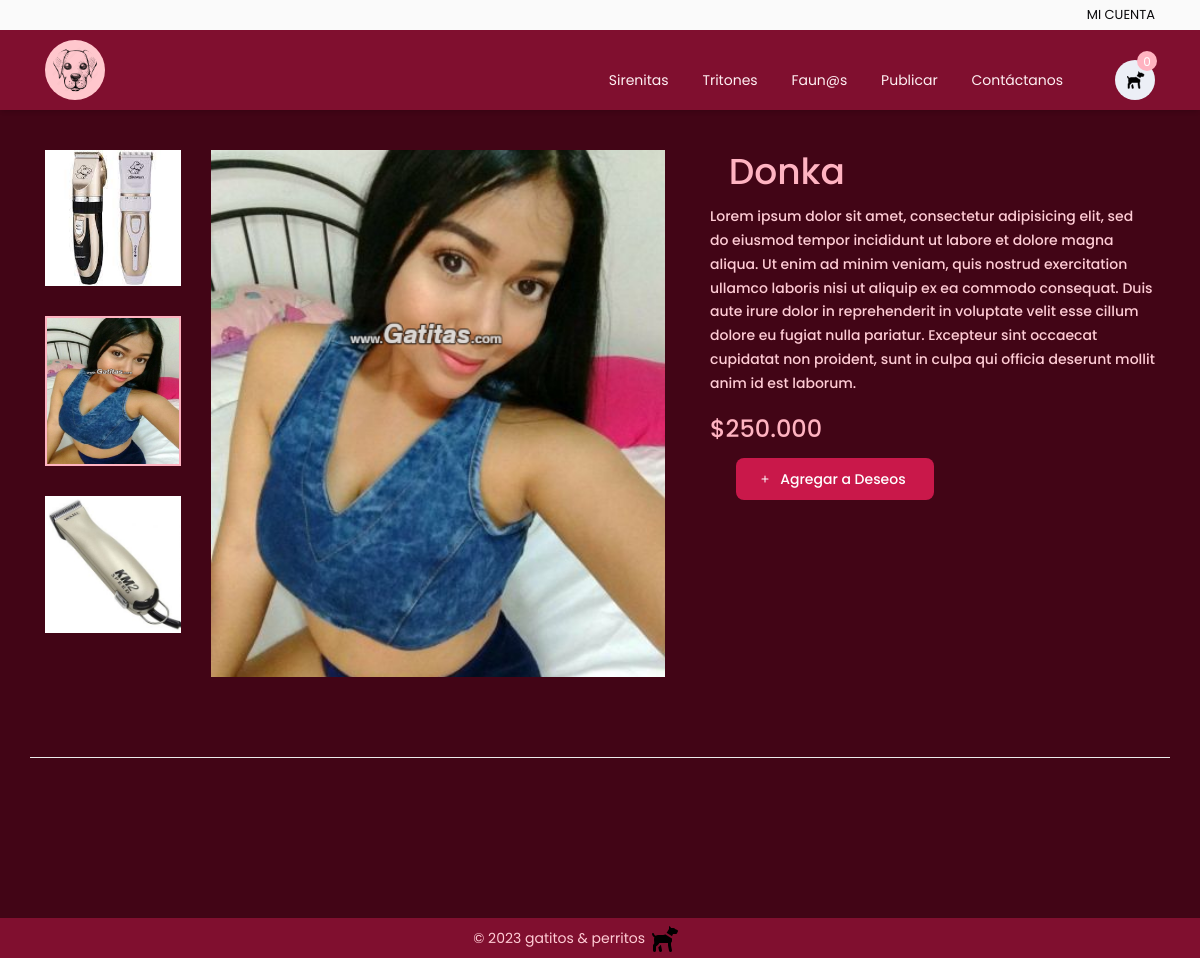
Screenshot of /detallesArticulo.php?idProd=1 with the database file from the repository.
### tables this page shows
CREATE TABLE `fotoproducts` (
  `id` int(11) NOT NULL,
  `products_id` int(11) DEFAULT NULL,
  `foto1` varchar(100) DEFAULT NULL,
  `foto2` varchar(100) DEFAULT NULL,
  `foto3` varchar(100) DEFAULT NULL
);

CREATE TABLE `products` (
  `id` int(11) NOT NULL,
  `nameProd` varchar(250) DEFAULT NULL,
  `precio` varchar(250) DEFAULT NULL,
  `description_Prod` text DEFAULT NULL
);

### detallesArticulo.php (the view, shortened to what this page needs)
<!DOCTYPE html>
<html lang="es">
<head>
	<link rel="stylesheet" href="https://cdn.jsdelivr.net/npm/bootstrap-icons@1.10.5/font/bootstrap-icons.css">
	<link rel="stylesheet" type="text/css" href="assets/styles/bootstrap4/bootstrap.min.css">
	<link rel="stylesheet" type="text/css" href="assets/styles/main_styles.css">
	<link rel="stylesheet" type="text/css" href="assets/styles/responsive.css">
	<link rel="stylesheet" type="text/css" href="assets/styles/single_styles.css">
	<link rel="stylesheet" type="text/css" href="assets/styles/single_responsive.css">
	<link rel="stylesheet" href="assets/styles/button_cart.css">
	<link rel="stylesheet" href="assets/styles/loader.css">
</head>
<body>
	<div class="super_container">
		<?php
		include('funciones/funciones_tienda.php');
		$idProd = isset($_POST['idProd']) ? $_POST['idProd'] : $_GET['idProd'];
		include('header.php');
		$resultadoDetalleProduct = detalles_producto_seleccionado($con, $idProd);
		?>
		<div class="container single_product_container">
			<div class="row">
				<?php
				while ($dataProduct = mysqli_fetch_array($resultadoDetalleProduct)) { ?>
					<div class="col-lg-7">
						<div class="single_product_pics">
							<div class="row">
								<div class="col-lg-3 thumbnails_col order-lg-1 order-2">
									<div class="single_product_thumbnails">
										<ul>
											<li class="hoverAnimationProduct">
												<img src="<?php echo $dataProduct["foto2"]; ?>" alt="" data-image="<?php echo $dataProduct["foto2"]; ?>">
											</li>
											<li class="active hoverAnimationProduct">
												<img src="<?php echo $dataProduct["foto1"]; ?>" alt="" data-image="<?php echo $dataProduct["foto1"]; ?>">
											</li>
											<li class="hoverAnimationProduct">
												<img src="<?php echo $dataProduct["foto3"]; ?>" alt="" data-image="<?php echo $dataProduct["foto3"]; ?>">
											</li>
										</ul>
									</div>
								</div>
								<div class="col-lg-9 image_col order-lg-2 order-1">
									<div class="single_product_image">
										<div class="single_product_image_background" style="background-image:url(<?php echo $dataProduct["foto1"]; ?>)"></div>
									</div>
								</div>
							</div>
						</div>
					</div>
					<div class="col-lg-5">
						<div class="product_details">
							<div class="product_details_title">
								<h2 id="titleArticulo">
									<?php echo $dataProduct['nameProd']; ?>
								</h2>
								<p>
									<?php echo $dataProduct['description_Prod']; ?>
								</p>
							</div>
							<div class="product_price">$<?php echo number_format($dataProduct['precio'], 0, '', '.'); ?> </div>
							<div class="quantity d-flex flex-column flex-sm-row align-items-sm-center">
								<p>
									<button class="button cart-button btn block" onclick="agregarCarrito(this, '<?php echo $dataProduct['prodId']; ?>', '<?php echo $dataProduct['precio']; ?>')">
										<span>Agregar a Deseos</span>
									</button>
								</p>
							</div>
						</div>
					</div>
				<?php } ?>
			</div>
		</div>
	</div>
</body>
</html>

### assets/styles/main_styles.css (style rules this page uses)
html { min-height: 100%; position: relative; }
* { margin: 0; padding: 0; }
body { font-family: "Poppins", sans-serif; font-size: 14px; line-height: 23px; font-weight: 400; background: #420516; color: #1e1e27; }
div { display: block; position: relative; -webkit-box-sizing: border-box; -moz-box-sizing: border-box; box-sizing: border-box; }
ul { list-style: none; margin-bottom: 0px; }
p { font-family: "Poppins", sans-serif; font-size: 14px; line-height: 1.7; font-weight: 500; color: #989898; -webkit-font-smoothing: antialiased; -webkit-text-shadow: rgba(0, 0, 0, 0.01) 0 0 1px; text-shadow: rgba(0, 0, 0, 0.01) 0 0 1px; }
h2 { font-size: 50px; }
h2 { color: #e3041d; -webkit-font-smoothing: antialiased; -webkit-text-shadow: rgba(0, 0, 0, 0.01) 0 0 1px; text-shadow: rgba(0, 0, 0, 0.01) 0 0 1px; }
.super_container { width: 100%; overflow: hidden; margin-bottom: 200px; }
.product_price { font-size: 16px; color: #FFB3C1; font-weight: 600; }
.newsletter { width: 100%; height: 40px; background: #800F2F; margin-top: 81px; position: fixed; bottom: 0; }
.footer_nav_container { height: 70px; }
.cr { margin-right: 48px; text-align: center; }
.footer_nav li a, .cr { font-size: 14px; color: #FFCCD5; line-height: 40px; -webkit-transition: all 300ms ease; -moz-transition: all 300ms ease; -ms-transition: all 300ms ease; -o-transition: all 300ms ease; transition: all 300ms ease; }
#titleArticulo { color: #FFB3C1 !important; }
.btn { cursor: pointer !important; }

### assets/styles/single_styles.css (style rules this page uses)
div { display: block; position: relative; -webkit-box-sizing: border-box; -moz-box-sizing: border-box; box-sizing: border-box; }
ul { list-style: none; margin-bottom: 0px; }
p { font-family: "Poppins", sans-serif; font-size: 14px; line-height: 1.7; font-weight: 500; color: #FFCCD5; -webkit-font-smoothing: antialiased; -webkit-text-shadow: rgba(0, 0, 0, 0.01) 0 0 1px; text-shadow: rgba(0, 0, 0, 0.01) 0 0 1px; }
h2 { font-size: 36px; }
h1, h2, h3, h4, h5, h6 { font-family: "Poppins", sans-serif; color: #282828; -webkit-font-smoothing: antialiased; -webkit-text-shadow: rgba(0, 0, 0, 0.01) 0 0 1px; text-shadow: rgba(0, 0, 0, 0.01) 0 0 1px; }
.super_container { width: 100%; overflow: hidden; }
.product_details_title p { color: #FFCCD5; }
.single_product_container { margin-top: 150px; padding-bottom: 80px; border-bottom: solid 1px #ebebeb; }
.single_product_thumbnails { height: 527px; }
.single_product_thumbnails ul li { position: relative; margin-bottom: 30px; cursor: pointer; }
.single_product_thumbnails ul li::after { display: block; position: absolute; top: 0; left: 0; width: 100%; height: 100%; border: solid 2px #FFB3C1; content: ""; visibility: hidden; }
.single_product_thumbnails ul li.active::after, .single_product_thumbnails ul li:hover::after { visibility: visible; }
.single_product_thumbnails ul li img { width: 100%; max-height: 150px; }
.image_col { padding-right: 30px; }
.single_product_image { width: 100%; height: 527px; }
.single_product_image_background { position: absolute; top: 0; left: 0; width: 100%; height: 100%; background-repeat: no-repeat; background-size: cover; background-position: center center; }
.product_details { width: 100%; }
.product_details_title { font-weight: 500px; line-height: 30px; }
.product_details_title p { margin-top: 12px; }
.product_price { display: inline-block; font-size: 24px; color: #FFB3C1; font-weight: 500; line-height: 30px; margin-top: 2px; }
.quantity { width: 100%; height: 40px; margin-top: 23px; }

### rows the page displays
fotoproducts: foto2 (picture), foto1 (picture), foto3 (picture), products.nameProd "Donka", products.description_Prod "Lorem ipsum dolor sit amet, consectetur adipisicing elit, sed do eiusmod tempor incididunt ut labore et dolore magna aliqua. Ut enim ad minim veniam, quis nostrud exercitation ullamco laboris nisi ut aliquip ex ea commodo consequat. Duis aute irure dolor in reprehenderit in voluptate velit esse cillum dolore eu fugiat nulla pariatur. Excepteur sint occaecat cupidatat non proident, sunt in culpa qui officia deserunt mollit anim id est laborum.", products.precio "250.000"
